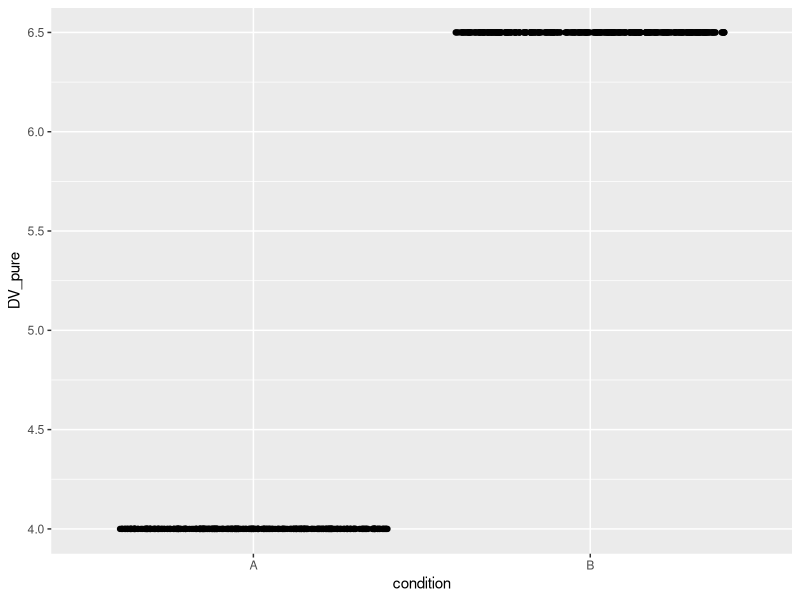
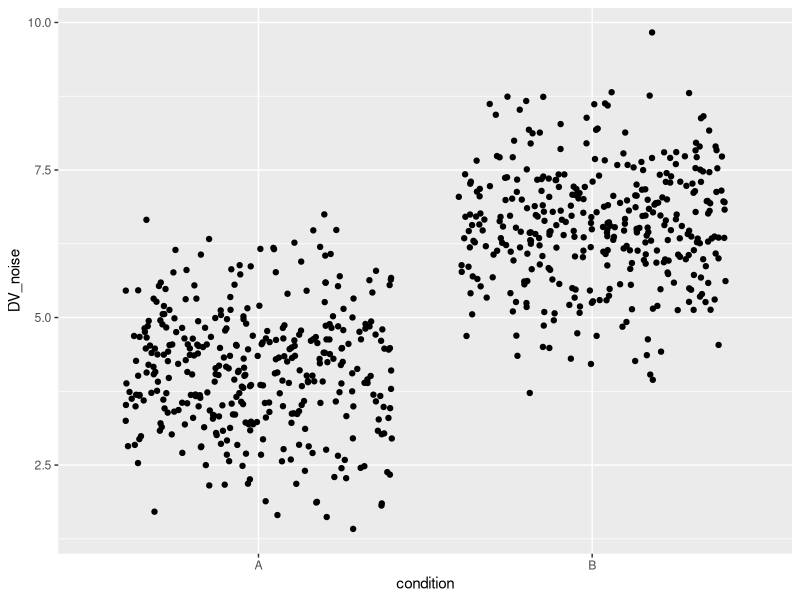
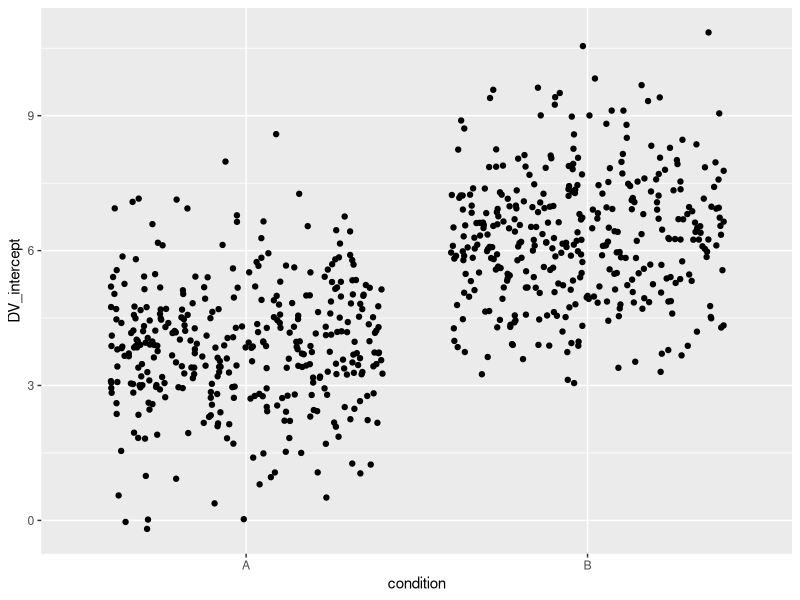
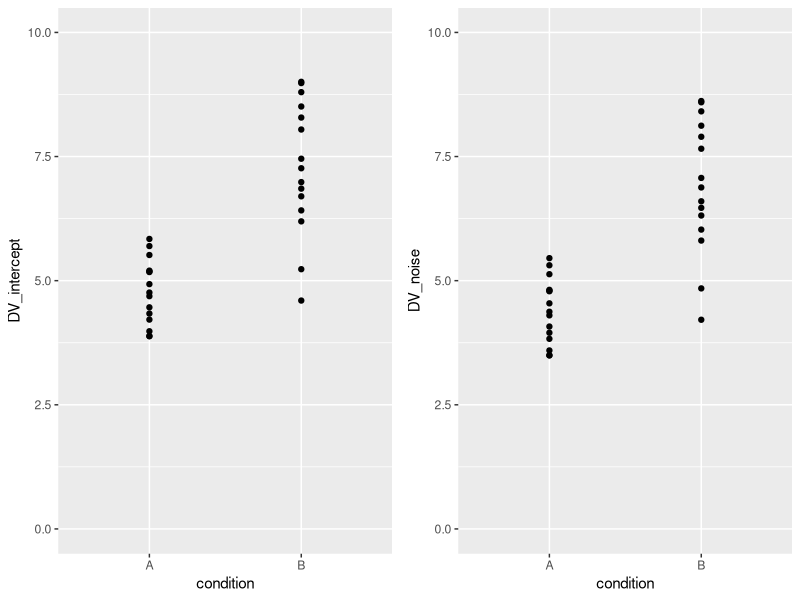

These charts were generated, in order, by the following R code:
## ---- chunk 1
library(ggplot2)
library(gridExtra)
set.seed(12345) # make random numbers reproducible
## ---- chunk 2
n_subjects <- 24
n_trials <- 15
df_simple <- expand.grid(trial=seq(1,n_trials),
                         subject=factor(seq(1,n_subjects)),
                         condition=c("A","B"))
str(df_simple)
## ---- chunk 3
# use explicit, logical checks to assign condition mean values
# Note: there are many other ways to code this up, but I consider this the most easily understandable one
df_simple$DV_pure <- (df_simple$condition=="A") * 4 + (df_simple$condition=="B") * 6.5
## ---- chunk 4
ggplot(df_simple, aes(condition, DV_pure)) +
  geom_jitter(height=0) # jitter points along x-axis only
## ---- chunk 5
sigma_epsilon <- 1
# we're adding the random noise to the 'pure' version of the means
df_simple$DV_noise <- df_simple$DV_pure + rnorm(nrow(df_simple),mean=0,sd=sigma_epsilon)
## ---- chunk 6
ggplot(df_simple, aes(condition, DV_noise)) +
  geom_jitter(height=0) # jitter points along x-axis only
## ---- chunk 7
# create random intercept for each subject
sigma_intercept <- 1
random_mean <- rnorm(n_subjects,mean=0,sd=sigma_intercept)

# add random intercept to DV
df_simple$DV_intercept <- df_simple$DV_noise + random_mean[as.numeric(df_simple$subject)]

## ---- chunk 8
ggplot(df_simple, aes(condition, DV_intercept)) +
  geom_jitter(height=0) # jitter points along x-axis only
## ---- chunk 9
p1 <- ggplot(subset(df_simple,subject=="13"), aes(condition,DV_intercept)) + 
              geom_point() + # jitter points along x-axis only
              ylim(0,10)
p2 <- ggplot(subset(df_simple,subject=="13"), aes(condition,DV_noise)) + 
              geom_point() + # jitter points along x-axis only
              ylim(0,10)
grid.arrange(p1,p2,ncol=2)
